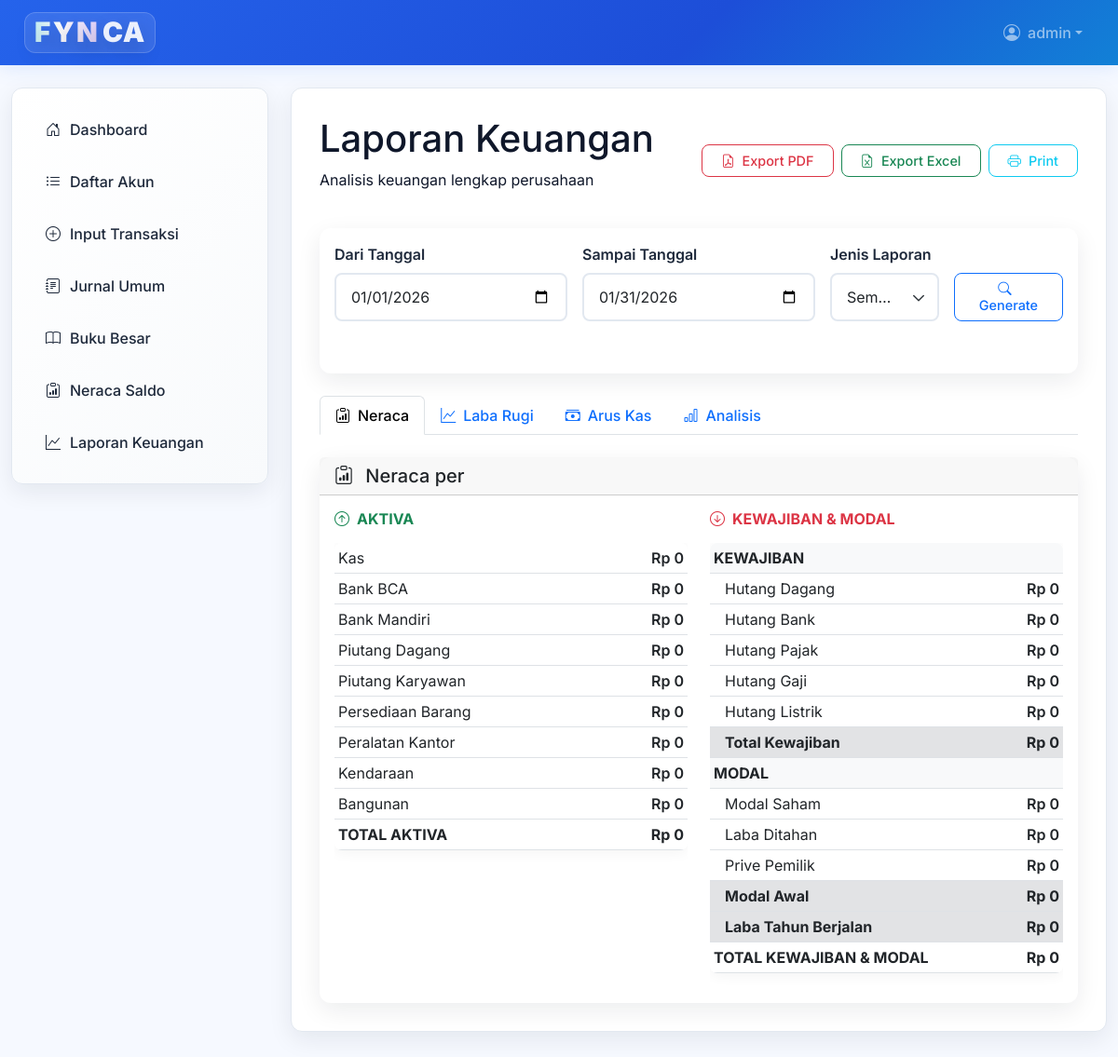
Screenshot of /laporan-keuangan/ (signed in) with the database file from the repository.
### keuangan/models.py (models this page shows, shortened)
class Akun(models.Model):
    user = models.ForeignKey('auth.User', on_delete=models.CASCADE)
    nama = models.CharField(max_length=100)
    kode = models.CharField(max_length=10)
    tipe = models.CharField(max_length=20)  # Aktiva, Pasiva, Modal, dll
    class Meta:
        unique_together = ('user', 'kode')

### keuangan/views_laporan.py (the view)
# urls.py: path('laporan-keuangan/', views_laporan.laporan_keuangan, name='laporan_keuangan'),
@login_required
def laporan_keuangan(request):
    data = compute_account_totals_for_user(request.user)
    pendapatan = []
    beban = []
    laporan = []
    aktiva = []
    kewajiban = []
    modal = []
    for entry in data['saldo']:
        akun = entry['akun']
        saldo_akhir = entry['saldo']
        laporan.append({'akun': akun, 'saldo': saldo_akhir})
        if akun.tipe in ['Aset', 'Aktiva', 'Aktiva Lancar', 'Aktiva Tetap']:
            aktiva.append({'akun': akun, 'saldo': abs(saldo_akhir) if saldo_akhir > 0 else 0})
        elif akun.tipe in ['Kewajiban', 'Kewajiban Lancar', 'Kewajiban Jangka Panjang']:
            kewajiban.append({'akun': akun, 'saldo': abs(saldo_akhir) if saldo_akhir < 0 else 0})
        elif akun.tipe == 'Modal':
            modal.append({'akun': akun, 'saldo': abs(saldo_akhir) if saldo_akhir < 0 else 0})
        elif akun.tipe == 'Pendapatan':
            pendapatan.append({'akun': akun, 'saldo': abs(saldo_akhir) if saldo_akhir < 0 else 0})
        elif akun.tipe == 'Beban':
            beban.append({'akun': akun, 'saldo': abs(saldo_akhir) if saldo_akhir > 0 else 0})
    total_aktiva = data.get('total_aktiva', 0)
    total_kewajiban = data.get('total_kewajiban', 0)
    total_modal = data.get('total_modal', 0)
    total_pendapatan = data.get('total_pendapatan', 0)
    total_beban = data.get('total_beban', 0)
    net_income = total_pendapatan - total_beban
    if net_income != 0:
        modal.append({'akun': Akun(nama='Laba Tahun Berjalan', tipe='Modal'), 'saldo': abs(net_income) if net_income < 0 else net_income})
    total_modal_display = total_modal + net_income
    equation_right = total_kewajiban + total_modal_display
    kas_masuk_operasional = total_pendapatan
    kas_keluar_operasional = total_beban
    kas_bersih_operasional = kas_masuk_operasional - kas_keluar_operasional
    kas_masuk_investasi = 0
    kas_keluar_investasi = 0
    kas_bersih_investasi = kas_masuk_investasi - kas_keluar_investasi
    kas_masuk_pendanaan = total_modal  # treat modal additions as financing inflow
    kas_keluar_pendanaan = 0
    kas_bersih_pendanaan = kas_masuk_pendanaan - kas_keluar_pendanaan
    total_kas_bersih = kas_bersih_operasional + kas_bersih_investasi + kas_bersih_pendanaan
    kas_awal = 0
    kas_akhir = total_aktiva  # Assuming all aktiva currently represented in kas for this simplified model
    profit_margin = (net_income / total_pendapatan * 100) if total_pendapatan else 0
    current_ratio = (total_aktiva / total_kewajiban) if total_kewajiban else None
    context = {
        'laporan': laporan,
        'aktiva': aktiva,
        'kewajiban': kewajiban,
        'modal': modal,
        'pendapatan': pendapatan,
        'beban': beban,
        'total_aktiva': total_aktiva,
        'total_kewajiban': total_kewajiban,
        'total_modal': total_modal,
        'total_modal_display': total_modal_display,
        'total_pendapatan': total_pendapatan,
        'total_beban': total_beban,
        'net_income': net_income,
        'equation_right': equation_right,
        'kas_masuk_operasional': kas_masuk_operasional,
        'kas_keluar_operasional': kas_keluar_operasional,
        'kas_bersih_operasional': kas_bersih_operasional,
        'kas_masuk_investasi': kas_masuk_investasi,
        'kas_keluar_investasi': kas_keluar_investasi,
        'kas_bersih_investasi': kas_bersih_investasi,
        'kas_masuk_pendanaan': kas_masuk_pendanaan,
        'kas_keluar_pendanaan': kas_keluar_pendanaan,
        'kas_bersih_pendanaan': kas_bersih_pendanaan,
        'total_kas_bersih': total_kas_bersih,
        'kas_awal': kas_awal,
        'kas_akhir': kas_akhir,
        'profit_margin': profit_margin,
        'current_ratio': current_ratio,
    }
    return render(request, 'laporan_keuangan.html', context)

### templates/laporan_keuangan.html (shortened to what this page needs)
{% extends 'base.html' %}
{% block content %}
<div class="d-flex justify-content-between align-items-center mb-4">
    <div>
        <h1 class="page-title">Laporan Keuangan</h1>
        <p class="page-subtitle">Analisis keuangan lengkap perusahaan</p>
    </div>
    <div class="d-flex gap-2">
        <a href="{% url 'laporan_keuangan_pdf' %}" class="btn btn-outline-danger btn-action" target="_blank">
            <i class="bi bi-file-earmark-pdf me-2"></i>Export PDF
        </a>
        <a href="{% url 'laporan_keuangan_excel' %}" class="btn btn-outline-success btn-action" target="_blank">
            <i class="bi bi-file-earmark-excel me-2"></i>Export Excel
        </a>
        <button class="btn btn-outline-info btn-action" onclick="printAllReports()">
            <i class="bi bi-printer me-2"></i>Print
        </button>
    </div>
</div>
<div class="card mb-4">
    <div class="card-body">
        <form method="get" class="row g-3">
            <div class="col-md-4">
                <label class="form-label fw-semibold">Dari Tanggal</label>
                <input type="date" class="form-control" name="start_date" value="{{ request.GET.start_date }}">
            </div>
            <div class="col-md-4">
                <label class="form-label fw-semibold">Sampai Tanggal</label>
                <input type="date" class="form-control" name="end_date" value="{{ request.GET.end_date }}">
            </div>
            <div class="col-md-2">
                <label class="form-label fw-semibold">Jenis Laporan</label>
                <select class="form-select" name="report_type">
                    <option value="all" {% if request.GET.report_type == 'all' %}selected{% endif %}>Semua</option>
                </select>
            </div>
            <div class="col-md-2">
                <label class="form-label">&nbsp;</label>
                <div class="d-grid">
                    <button type="submit" class="btn btn-outline-primary">
                        <i class="bi bi-search me-2"></i>Generate
                    </button>
                </div>
            </div>
        </form>
    </div>
</div>
<ul class="nav nav-tabs mb-4" id="reportTabs" role="tablist">
    <li class="nav-item" role="presentation">
        <button class="nav-link active" id="neraca-tab" data-bs-toggle="tab" data-bs-target="#neraca" type="button" role="tab">
            <i class="bi bi-clipboard-data me-2"></i>Neraca
        </button>
    </li>
    <li class="nav-item" role="presentation">
        <button class="nav-link" id="laba-rugi-tab" data-bs-toggle="tab" data-bs-target="#laba-rugi" type="button" role="tab">
            <i class="bi bi-graph-up me-2"></i>Laba Rugi
        </button>
    </li>
    <li class="nav-item" role="presentation">
        <button class="nav-link" id="arus-kas-tab" data-bs-toggle="tab" data-bs-target="#arus-kas" type="button" role="tab">
            <i class="bi bi-cash-stack me-2"></i>Arus Kas
        </button>
    </li>
    <li class="nav-item" role="presentation">
        <button class="nav-link" id="analisis-tab" data-bs-toggle="tab" data-bs-target="#analisis" type="button" role="tab">
            <i class="bi bi-bar-chart me-2"></i>Analisis
        </button>
    </li>
</ul>
<div class="tab-content" id="reportTabContent">
    <div class="tab-pane fade show active" id="neraca" role="tabpanel">
        <div class="card">
            <div class="card-header">
                <h5 class="card-title mb-0">
                    <i class="bi bi-clipboard-data me-2"></i>
                    Neraca per {{ request.GET.end_date|default:"Tanggal Terkini"|date:"d F Y" }}
                </h5>
            </div>
            <div class="card-body">
                <div class="row">
                    <div class="col-md-6">
                        <h6 class="text-success fw-bold mb-3">
                            <i class="bi bi-arrow-up-circle me-2"></i>AKTIVA
                        </h6>
                        <div class="table-responsive">
                            <table class="table table-sm">
                                <tbody>
                                    {% for item in aktiva %}
                                    <tr>
                                        <td>{{ item.akun.nama }}</td>
                                        <td class="text-end fw-semibold">Rp {{ item.saldo|floatformat:0 }}</td>
                                    </tr>
                                    {% empty %}
                                    <tr>
                                        <td colspan="2" class="text-center text-muted">Belum ada data aktiva</td>
                                    </tr>
                                    {% endfor %}
                                </tbody>
                                <tfoot class="table-secondary">
                                    <tr>
                                        <th>TOTAL AKTIVA</th>
                                        <th class="text-end">Rp {{ total_aktiva|default:0|floatformat:0 }}</th>
                                    </tr>
                                </tfoot>
                            </table>
                        </div>
                    </div>
                    <div class="col-md-6">
                        <h6 class="text-danger fw-bold mb-3">
                            <i class="bi bi-arrow-down-circle me-2"></i>KEWAJIBAN & MODAL
                        </h6>
                        <div class="table-responsive">
                            <table class="table table-sm">
                                <tbody>
                                    <tr class="table-light">
                                        <td colspan="2" class="fw-bold text-danger">KEWAJIBAN</td>
                                    </tr>
                                    {% for item in kewajiban %}
                                    <tr>
                                        <td class="ps-3">{{ item.akun.nama }}</td>
                                        <td class="text-end fw-semibold">Rp {{ item.saldo|floatformat:0 }}</td>
                                    </tr>
                                    {% empty %}
                                    <tr>
                                        <td colspan="2" class="text-center text-muted ps-3">Belum ada data kewajiban</td>
                                    </tr>
                                    {% endfor %}
                                    <tr class="table-secondary">
                                        <td class="ps-3 fw-bold">Total Kewajiban</td>
                                        <td class="text-end fw-bold">Rp {{ total_kewajiban|default:0|floatformat:0 }}</td>
                                    </tr>
                                    <tr class="table-light">
                                        <td colspan="2" class="fw-bold text-primary">MODAL</td>
                                    </tr>
                                    {% for item in modal %}
                                    <tr>
                                        <td class="ps-3">{{ item.akun.nama }}</td>
                                        <td class="text-end fw-semibold">Rp {{ item.saldo|floatformat:0 }}</td>
                                    </tr>
                                    {% empty %}
                                    <tr>
                                        <td colspan="2" class="text-center text-muted ps-3">Belum ada data modal</td>
                                    </tr>
                                    {% endfor %}
                                    <tr class="table-secondary">
                                        <td class="ps-3 fw-bold">Modal Awal</td>
                                        <td class="text-end fw-bold">Rp {{ total_modal|default:0|floatformat:0 }}</td>
                                    </tr>
                                    <tr class="table-secondary">
                                        <td class="ps-3 fw-bold">Laba Tahun Berjalan</td>
                                        <td class="text-end fw-bold">Rp {{ net_income|default:0|floatformat:0 }}</td>
                                    </tr>
                                </tbody>
                                <tfoot class="table-dark">
                                    <tr>
                                        <th>TOTAL KEWAJIBAN & MODAL</th>
                                        <th class="text-end">Rp {{ total_kewajiban|add:total_modal_display|floatformat:0 }}</th>
                                    </tr>
                                </tfoot>
                            </table>
                        </div>
                    </div>
                </div>
            </div>
        </div>
    </div>
</div>
{% endblock %}

### templates/base.html (shortened to what this page needs)
<!DOCTYPE html>
<html lang="id">
<head>
    <link href="https://cdn.jsdelivr.net/npm/bootstrap@5.3.2/dist/css/bootstrap.min.css" rel="stylesheet">
    <link href="https://cdn.jsdelivr.net/npm/bootstrap-icons@1.11.0/font/bootstrap-icons.css" rel="stylesheet">
</head>
<body>
    <nav class="navbar navbar-expand-lg navbar-dark">
        <div class="container-fluid">
            <a class="navbar-brand" href="/">
                <span class="app-brand" aria-label="FYNCA">
                    <span class="app-brand__core">FYN</span>
                    <span class="app-brand__suffix">CA</span>
                </span>
            </a>
            {% if user.is_authenticated %}
            <div class="navbar-nav ms-auto">
                <div class="nav-item dropdown">
                    <a class="nav-link dropdown-toggle d-flex align-items-center" href="#" role="button" data-bs-toggle="dropdown" aria-expanded="false">
                        {% if user_profile and user_profile.profile_picture %}
                            <img src="{{ user_profile.profile_picture.url }}" alt="Foto Profil" class="rounded-circle me-2" style="width:32px; height:32px; object-fit:cover; border:1.5px solid #e2e8f0;">
                        {% else %}
                            <i class="bi bi-person-circle me-2"></i>
                        {% endif %}
                        <span class="d-none d-sm-inline">{{ user.username }}</span>
                    </a>
                </div>
            </div>
            {% endif %}
        </div>
    </nav>
    <div class="container-fluid py-4">
        <div class="row">
            {% if user.is_authenticated %}
            <div class="col-lg-3 col-md-4 mb-4">
                <div class="sidebar p-3">
                    <nav class="nav flex-column">
                        <a class="nav-link" href="/">
                            <i class="bi bi-house-door"></i>
                            Dashboard
                        </a>
                        <a class="nav-link" href="/akun/">
                            <i class="bi bi-list-ul"></i>
                            Daftar Akun
                        </a>
                        <a class="nav-link" href="/input/">
                            <i class="bi bi-plus-circle"></i>
                            Input Transaksi
                        </a>
                        <a class="nav-link" href="/jurnal/">
                            <i class="bi bi-journal-text"></i>
                            Jurnal Umum
                        </a>
                        <a class="nav-link" href="/buku-besar/">
                            <i class="bi bi-book"></i>
                            Buku Besar
                        </a>
                        <a class="nav-link" href="/neraca-saldo/">
                            <i class="bi bi-clipboard-data"></i>
                            Neraca Saldo
                        </a>
                        <a class="nav-link" href="/laporan-keuangan/">
                            <i class="bi bi-graph-up"></i>
                            Laporan Keuangan
                        </a>
                    </nav>
                </div>
            </div>
            {% endif %}
            <div class="{% if user.is_authenticated %}col-lg-9 col-md-8{% else %}col-12{% endif %}">
                <div class="main-content">
                    {% block content %}{% endblock %}
                </div>
            </div>
        </div>
    </div>
</body>
</html>

### rows the page displays
Akun: akun.nama "Kas", saldo "0"
Akun: akun.nama "Bank BCA", saldo "0"
Akun: akun.nama "Bank Mandiri", saldo "0"
Akun: akun.nama "Piutang Dagang", saldo "0"
Akun: akun.nama "Piutang Karyawan", saldo "0"
Akun: akun.nama "Persediaan Barang", saldo "0"
Akun: akun.nama "Peralatan Kantor", saldo "0"
Akun: akun.nama "Kendaraan", saldo "0"
Akun: akun.nama "Bangunan", saldo "0"
Akun: akun.nama "Hutang Dagang", saldo "0"
Akun: akun.nama "Hutang Bank", saldo "0"
Akun: akun.nama "Hutang Pajak", saldo "0"
Akun: akun.nama "Hutang Gaji", saldo "0"
Akun: akun.nama "Hutang Listrik", saldo "0"
Akun: akun.nama "Modal Saham", saldo "0"
Akun: akun.nama "Laba Ditahan", saldo "0"
Akun: akun.nama "Prive Pemilik", saldo "0"

### other values shown
{{ user.username }} "admin"
{{ total_aktiva|default:0|floatformat:0 }} "0"
{{ total_kewajiban|default:0|floatformat:0 }} "0"
{{ total_modal|default:0|floatformat:0 }} "0"
{{ net_income|default:0|floatformat:0 }} "0"
{{ total_kewajiban|add:total_modal_display|floatformat:0 }} "0"
